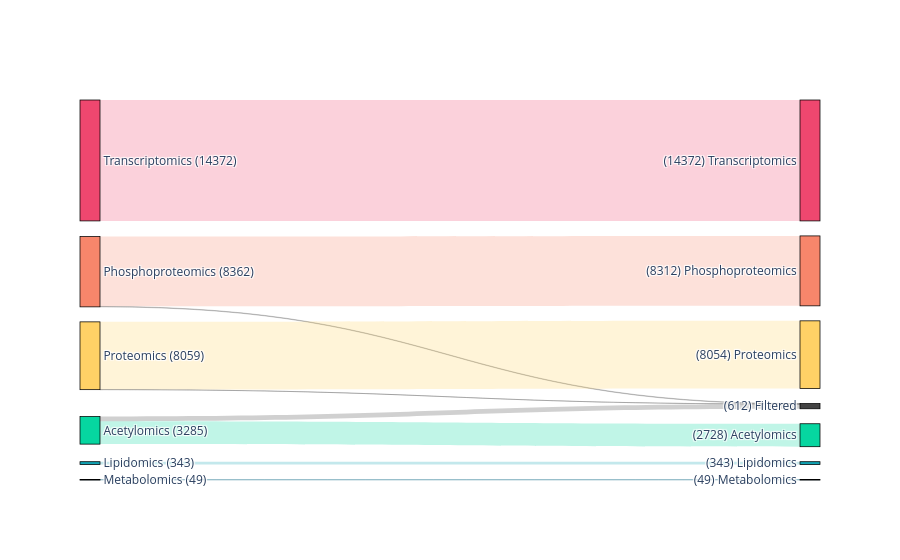

The notebook cell this image was saved under:
### Markdown cell above
### NPM1 vs. WT
#### Black patients

### Code cell
# select the sample columns
# WT
wt_cols = meta.filter(
    (pl.col("Race") == "Black")
    & ~pl.col("NPM1")
    & ~pl.col("FLT3_ITD")
)["Sample"].to_list()
print(f"{wt_cols=}")
# NPM1
mut_cols = meta.filter(
    (pl.col("Race") == "Black")
    & pl.col("NPM1")
    & ~pl.col("FLT3_ITD")
)["Sample"].to_list()
print(f"{mut_cols=}")

# save the sample columns
with open(os.path.join(CACHE_DIR, "B_NPM1-WT_cols.pkl"), "wb") as pf:
    pickle.dump((wt_cols, mut_cols), pf)

# subset the omics data
subset = select_subset(combined, wt_cols, mut_cols)

# save the subset to file
subset.write_ipc(os.path.join(CACHE_DIR, "B_NPM1-WT.arrow"))

# display
display(subset)

# report on the number of features in each block
subset.group_by("Block").len().sort("len", descending=True)

# plot feature counts before/after subsetting
plot_filtered_feature_counts(
    combined,
    subset,
    figname=os.path.join(FIGURE_DIR, "block-feature-counts_B_NPM1-WT.png")
)

### Figure 1 — Plotly figure (JSON) as saved in the notebook; plotly's stock layout.template omitted (floating-point values rounded to 4 significant figures)
{"data": [{"arrangement": "freeform", "link": {"color": ["rgba(239, 71, 111, 0.25)", "rgba(68, 68, 68, 0.25)", "rgba(247, 134, 107, 0.25)", "rgba(68, 68, 68, 0.25)", "rgba(255, 209, 102, 0.25)", "rgba(68, 68, 68, 0.25)", "rgba(6, 214, 160, 0.25)", "rgba(68, 68, 68, 0.25)", "rgba(17, 162, 178, 0.25)", "rgba(68, 68, 68, 0.25)", "rgba(11, 101, 132, 0.25)", "rgba(68, 68, 68, 0.25)"], "source": [0, 0, 2, 2, 4, 4, 6, 6, 8, 8, 10, 10], "target": [1, 12, 3, 12, 5, 12, 7, 12, 9, 12, 11, 12], "value": [14372, 0, 8312, 50, 8054, 5, 2728, 557, 343, 0, 49, 0]}, "node": {"color": ["#EF476F", "#EF476F", "#F7866B", "#F7866B", "#FFD166", "#FFD166", "#06D6A0", "#06D6A0", "#11A2B2", "#11A2B2", "#0B6584", "#0B6584", "#444444"], "label": ["Transcriptomics (14372)", "(14372) Transcriptomics", "Phosphoproteomics (8362)", "(8312) Phosphoproteomics", "Proteomics (8059)", "(8054) Proteomics", "Acetylomics (3285)", "(2728) Acetylomics", "Lipidomics (343)", "(343) Lipidomics", "Metabolomics (49)", "(49) Metabolomics", "(612) Filtered"], "line": {"color": "black", "width": 0.75}, "pad": 15, "thickness": 20}, "type": "sankey"}], "layout": {}}
